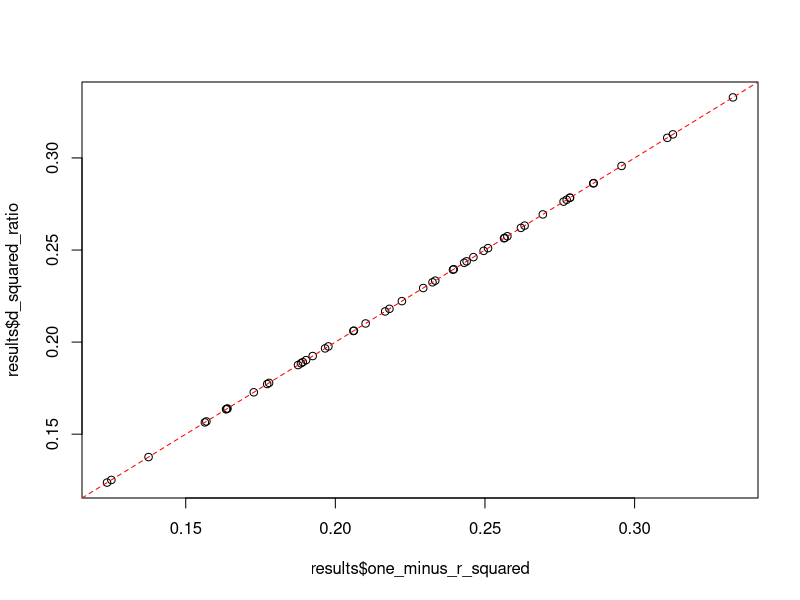

This figure's R source:
tst <- prcomp(USArrests)  # inappropriate
Phi <- tst$rotation[, 1:3]

X <- as.matrix(USArrests)

n_replicates <- nrow(X)

# Initialize results
results <- data.frame(
  replicate = 1:n_replicates,
  one_minus_r_squared = numeric(n_replicates),
  d_squared_ratio = numeric(n_replicates)
)

# Simulation loop
for (i in 1:n_replicates) {
  print(i)
  # Generate random x and center it
  x <- X[i, ]
  x_c <- x - mean(x)

  # Generate random orthonormal Phi
  P <- Phi %*% t(Phi)  # Projection matrix

  # Project x_c onto the subspace
  y_c <- P %*% x_c

  # Compute r^2 (squared Pearson correlation)
  r_squared <- (sum(x_c * y_c)^2) / (sum(x_c^2) * sum(y_c^2))

  # Compute 1 - r^2
  one_minus_r_squared <- 1 - r_squared

  # Compute d^2 and its ratio to norm
  d_squared <- sum((x_c - y_c)^2)
  d_squared_ratio <- d_squared / sum(x_c^2)

  # Store results
  results$one_minus_r_squared[i] <- one_minus_r_squared
  results$d_squared_ratio[i] <- d_squared_ratio
}


# Plot 1 - r^2 vs. d^2 / ||x_c||^2
plot(
  results$one_minus_r_squared, results$d_squared_ratio
)
abline(a = 0, b = 1, col = "red", lty = 2)  # Add y = x line for reference


